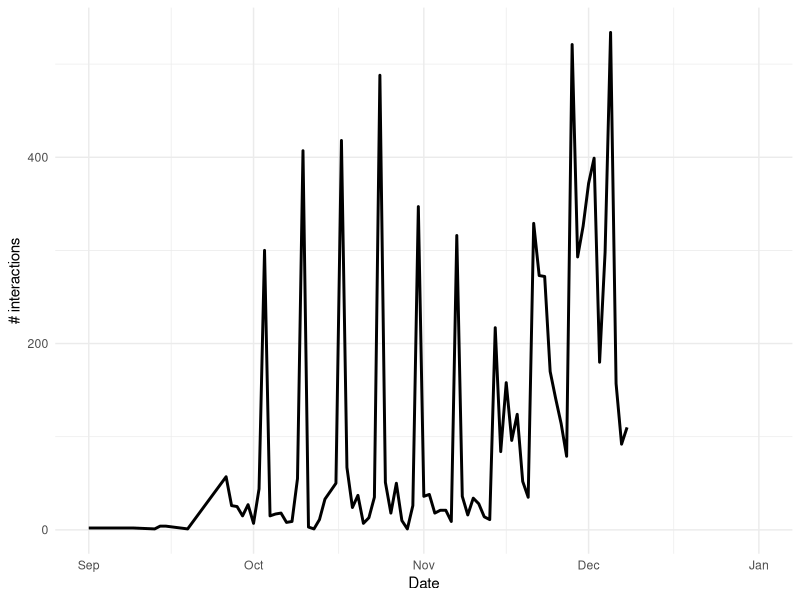

The R script that drew this image: (Note: this script raises an error after producing the figure.)
## ---- chunk 1
#| warning: false
#| echo: false
#| label: fig-timeseries
#| fig-cap: "A line plot of some mystery data"

# r code
# schluppeck, 2022-12-12

library(tidyverse)

df <- read_csv("2017-mysteryTimeseries.csv")

df %>%
    ggplot(aes(x = theTime_day, y = n)) +
        geom_line(size=1) +
        scale_x_date(
            limits = as.Date(
                c('2016-09-01', '2017-01-01'))) +
        labs(x = "Date", y = "# interactions") +
        theme_minimal()

## ---- chunk 2
head(df)
## ---- chunk 3
#| echo: false
#| label: fig-hist
#| fig-cap: "Events with > 100 interactions labelled"

df %>%
    ggplot(aes(x = n)) +
        geom_histogram(bins = 30, fill=2) +
        scale_fill_brewer(type='qual',1 ) +
        geom_hline(yintercept = median(.x)) +
        labs(x = "# interactions", y = "count") +
        theme_minimal()
